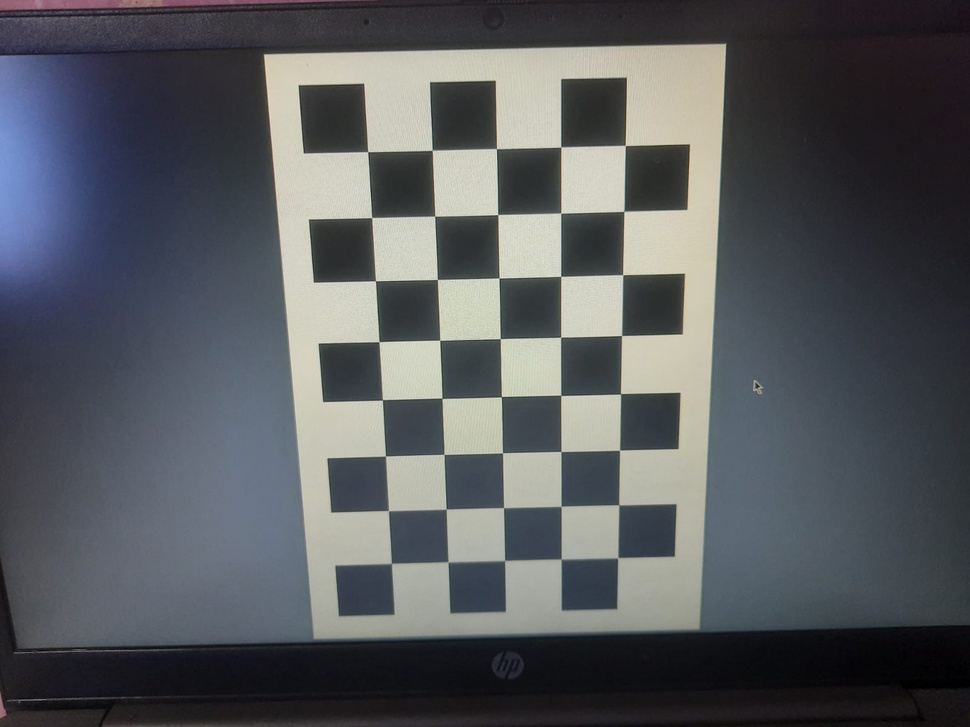
#> input picture AiML_training/Module_2/task 10/1.jpeg, 970 x 727 px, shrunk from 1600 x 1200 before the run, given as the content of the folder /content, which was not available
$ jupyter execute m2_t10_Camera_Calibration_and_Lens_Undistortion.ipynb   (text cells are left out)
#> lines starting #> are read from the running program, lines starting #| are printed output that depends on the picture; long printed decimals are rounded; pictures that were not available may be replaced by others from this repository, and a replacement may not be noted
[cell 1]
#import the req libs

import cv2
import numpy as np
import glob
import os
from google.colab.patches import cv2_imshow

[cell 2]
# Checkerboard size (9 x 6 internal corners)

CHECKERBOARD = (8, 5)

criteria = (
    cv2.TERM_CRITERIA_EPS +
    cv2.TERM_CRITERIA_MAX_ITER,
    30,
    0.001
)

objp = np.zeros(
    (CHECKERBOARD[0] * CHECKERBOARD[1], 3),
    np.float32
)

objp[:, :2] = np.mgrid[
    0:CHECKERBOARD[0],
    0:CHECKERBOARD[1]
].T.reshape(-1, 2)

objpoints = []

imgpoints = []

[cell 3]
images = glob.glob("/content/*.jpeg")
print("Number of Images Found:", len(images))

[cell 4]
valid_images = 0
discarded_images = 0

for image_file in images:

    image = cv2.imread(image_file)
#> image is the input picture: shape (727, 970, 3); mean B, G, R 93.5, 89.9, 87.2

    gray = cv2.cvtColor(
        image,
        cv2.COLOR_BGR2GRAY
    )
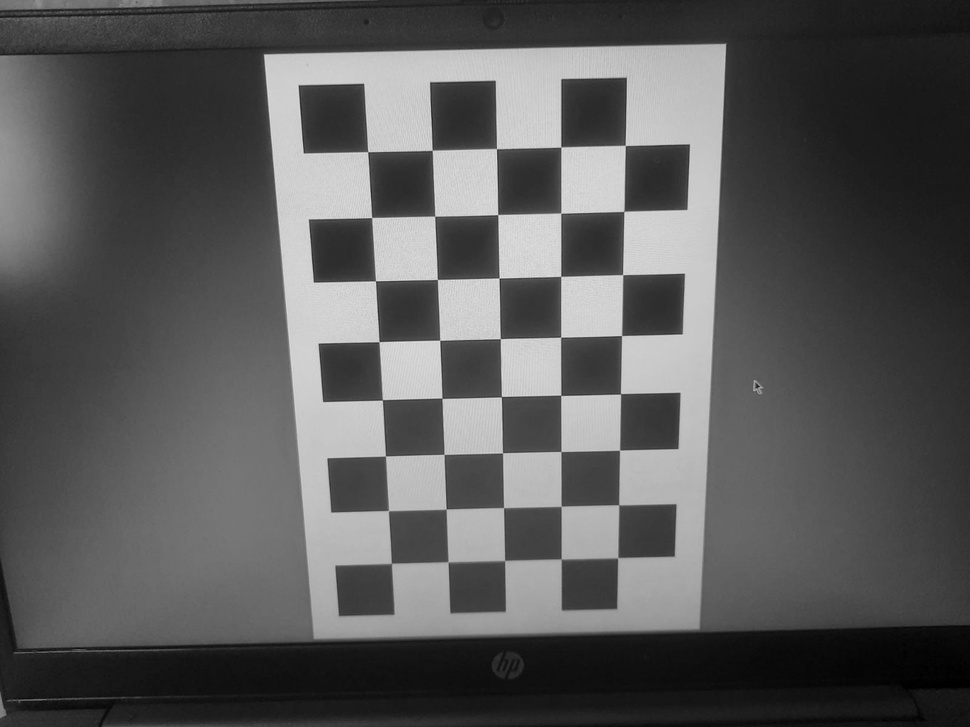
#> gray: shape (727, 970); min 0, max 229, mean 89.5

    ret, corners = cv2.findChessboardCorners(
        gray,
        CHECKERBOARD,
        None
    )
#> ret = True; corners = 40 rows, first 8: [391.5, 563.2], [388.5, 510.6], [385.5, 456], [382.4, 399.9], [379.1, 341.7], [375.4, 280.8], [371.7, 217.5], [367.7, 151.7]

    if ret:

        valid_images += 1

        objpoints.append(objp)

        corners2 = cv2.cornerSubPix(
            gray,
            corners,
            (11,11),
            (-1,-1),
            criteria
        )
#> corners2 = 40 rows, first 8: [391.3, 563.4], [388.4, 510.6], [385.5, 456.1], [382.4, 399.8], [379, 341.7], [375.4, 280.7], [371.6, 217.5], [367.6, 151.6]

        imgpoints.append(corners2)

    else:

        discarded_images += 1


print("Valid Images     :", valid_images)

print("Discarded Images :", discarded_images)

[cell 5]
# Perform camera calibration

ret, camera_matrix, distortion_coeffs, rvecs, tvecs = cv2.calibrateCamera(
    objpoints,
    imgpoints,
    gray.shape[::-1],
    None,
    None
)
#> ret = 0.114; camera_matrix = [[535.2, 0, 482], [0, 526.5, 371.9], [0, 0, 1]]; distortion_coeffs = [[0.113, -0.539, -0.00179, -0.00113, 0.937]]; rvecs = ([0.128, 0.125, -1.59],); tvecs = ([-1.6, 3.44, 9.51],)

print("Camera Calibration Successful!")

[cell 6]
print("=" * 60)

print("Camera Matrix")
print(camera_matrix)
#| [[535.213   0.         482.041]
#|  [  0.         526.494 371.861]
#|  [  0.           0.           1.        ]]

print("=" * 60)

print("Distortion Coefficients")
print(distortion_coeffs.ravel())
#| [ 0.1125 -0.5386 -0.001793 -0.001128  0.9366 ]

print("=" * 60)

fx = camera_matrix[0, 0]
#> fx = 535.2
fy = camera_matrix[1, 1]
#> fy = 526.5

cx = camera_matrix[0, 2]
#> cx = 482
cy = camera_matrix[1, 2]
#> cy = 371.9

print(f"Focal Length fx : {fx:.4f}")
#| Focal Length fx : 535.2126
print(f"Focal Length fy : {fy:.4f}")
#| Focal Length fy : 526.4936

print()

print(f"Principal Point cx : {cx:.4f}")
#| Principal Point cx : 482.0407
print(f"Principal Point cy : {cy:.4f}")
#| Principal Point cy : 371.8610

[cell 7]
total_error = 0

for i in range(len(objpoints)):

    projected_points, _ = cv2.projectPoints(
        objpoints[i],
        rvecs[i],
        tvecs[i],
        camera_matrix,
        distortion_coeffs
    )

    # Convert both arrays to the same shape and type
    pt1 = imgpoints[i].astype(np.float32).reshape(-1, 2)
    pt2 = projected_points.astype(np.float32).reshape(-1, 2)

    error = cv2.norm(
        pt1,
        pt2,
        cv2.NORM_L2
    ) / len(pt2)

    total_error += error
#> this loop made 1 pass
#> (error, total_error) on pass 1: (0.018, 0.018)
#> after the loop, total_error = 0.018

mean_error = total_error / len(objpoints)
#> mean_error = 0.018

print("=" * 60)
print(f"Mean Reprojection Error : {mean_error:.6f}")
#| Mean Reprojection Error : 0.01802
print("=" * 60)

[cell 8]
test_img = cv2.imread("/content/d4.jpeg")
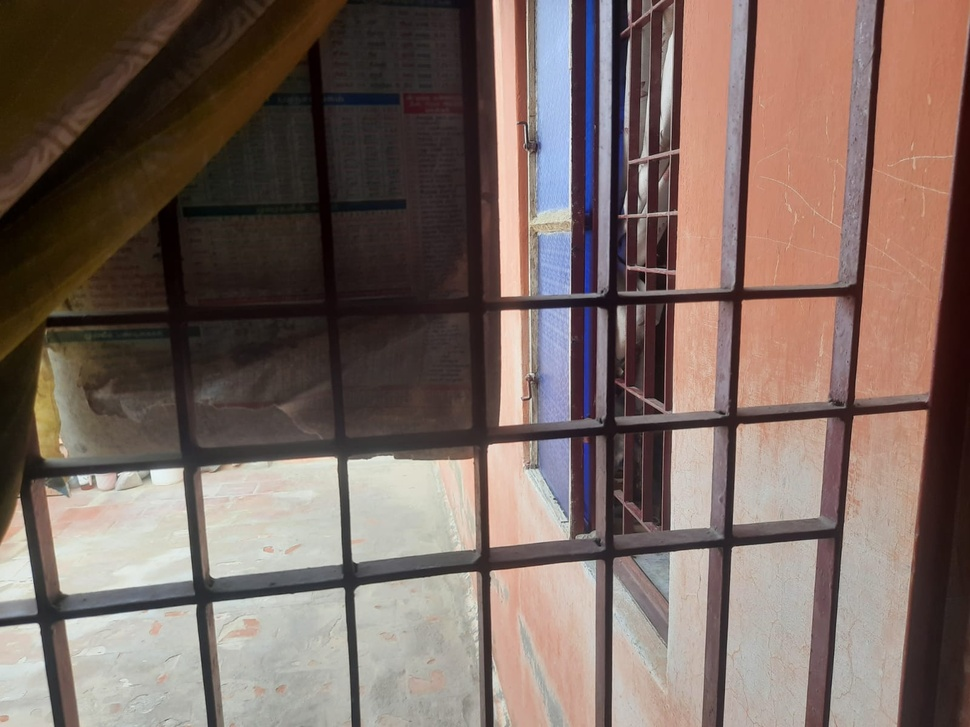
#> input picture AiML_training/Module_2/task 10/d4.jpeg, 970 x 727 px, shrunk from 1600 x 1200 before the run, given as the content of the folder /content, which was not available
#> test_img is the input picture: shape (727, 970, 3); mean B, G, R 96.6, 103.9, 121.4

h, w = test_img.shape[:2]
#> h = 727; w = 970

new_camera_matrix, roi = cv2.getOptimalNewCameraMatrix(
    camera_matrix,
    distortion_coeffs,
    (w, h),
    1,
    (w, h)
)
#> new_camera_matrix = [[612.9, 0, 484.1], [0, 540.9, 369.5], [0, 0, 1]]; roi = (239, 204, 488, 335)

undistorted = cv2.undistort(
    test_img,
    camera_matrix,
    distortion_coeffs,
    None,
    new_camera_matrix
)
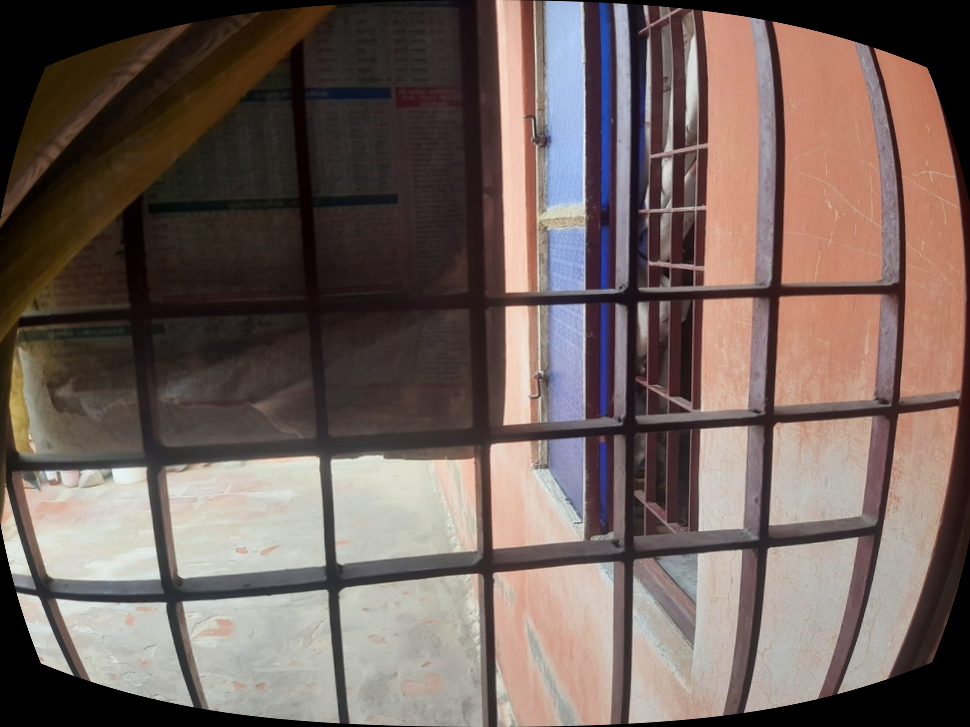
#> undistorted: shape (727, 970, 3); mean B, G, R 92.1, 97.7, 113

x, y, rw, rh = roi
#> x = 239; y = 204; rw = 488; rh = 335

undistorted = undistorted[y:y+rh, x:x+rw]
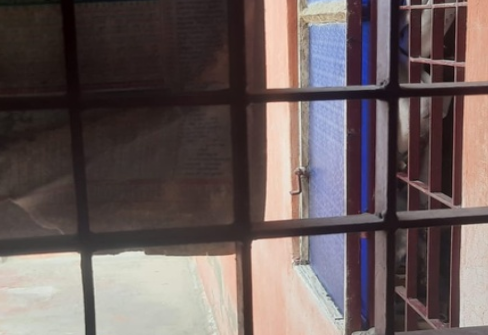
#> undistorted: shape (335, 488, 3); mean B, G, R 91.9, 92.7, 106.2

[cell 9]
import matplotlib.pyplot as plt

plt.figure(figsize=(12,6))

plt.subplot(1,2,1)

plt.imshow(cv2.cvtColor(test_img, cv2.COLOR_BGR2RGB))
plt.title("Original Image")
plt.axis("off")

plt.subplot(1,2,2)

plt.imshow(cv2.cvtColor(undistorted, cv2.COLOR_BGR2RGB))
plt.title("Undistorted Image")
plt.axis("off")

plt.show()
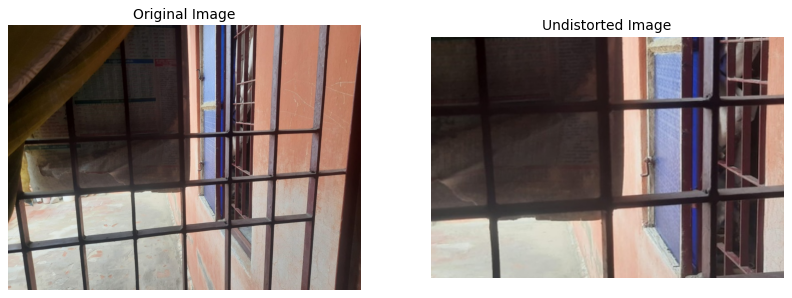
#> figure drawn by matplotlib, 2 panels
